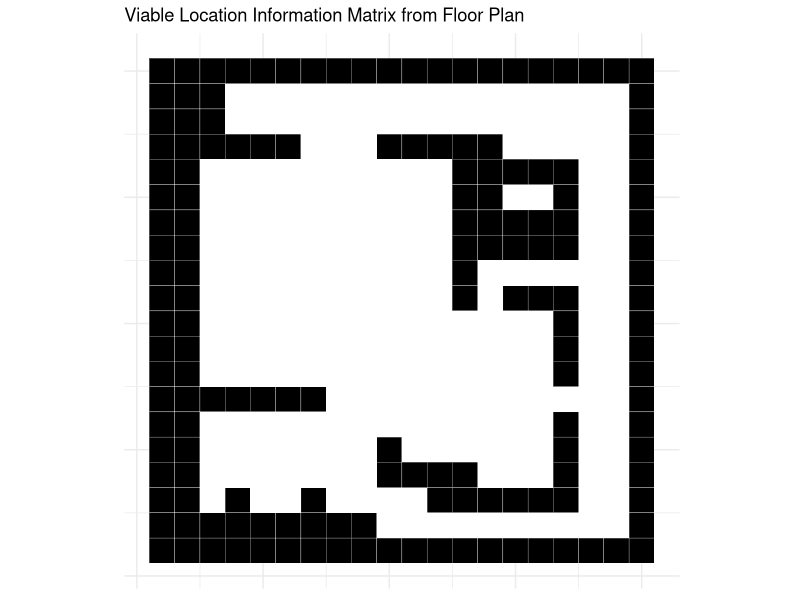
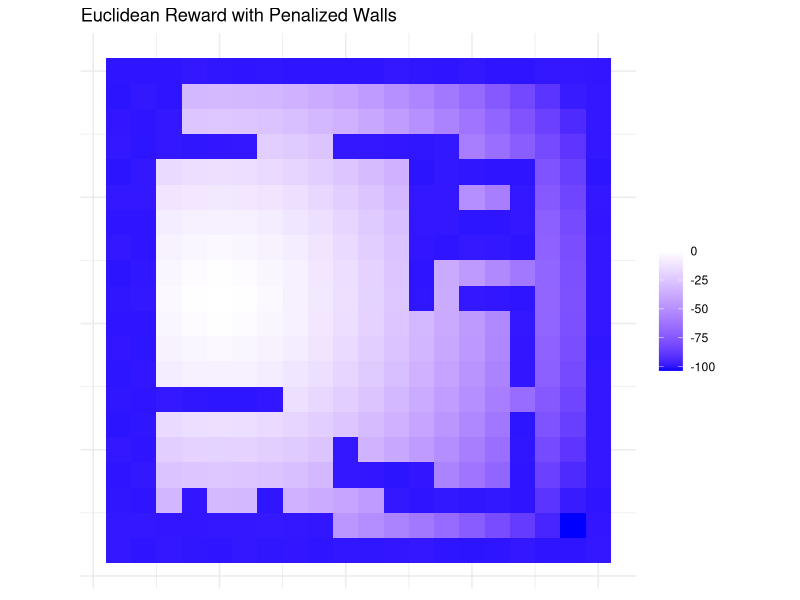

Write R code to recreate these figures, in order.
# test python translate fp matrix reading
getwd()
# state space sizes
c(22*45, 52*52, 20*20)
library(ggplot2)
library(reshape2)
df = read.csv("data/floor_plan_matrix3.csv", header = FALSE)
colnames(df) <- NULL
df_mat = as.matrix(df)

matrix_data_long <- melt(df_mat)
colnames(matrix_data_long) <- c("X1", "X2", "value")

mat_plot = ggplot(matrix_data_long, aes(x=X2, y=rev(X1), fill=factor(value))) + 
  geom_tile(color="white") + 
  scale_fill_manual(values=c("0"="white", "1"="black")) + 
  theme_minimal() + 
  ggtitle("Viable Location Information Matrix from Floor Plan") +
  theme(axis.text.x=element_blank(), axis.text.y=element_blank(), 
        axis.ticks=element_blank(), axis.title.x=element_blank(), 
        axis.title.y=element_blank(), legend.position="none") + 
  coord_fixed()
print(mat_plot)


# initial ideas for rewards system
start_point <- c(10,5)
fuzzy = FALSE
for (i in 1:nrow(df_mat)) {
  for (j in 1:ncol(df_mat)) {
    # calcualte euclidean distance for each cell
    if (df_mat[i, j] == 0) {
      dist <- sqrt((i - start_point[1])^2 + (j - start_point[2])^2)
      # normal pull with mean proporional to negative distance
      if(fuzzy){
        df_mat[i, j] <- rnorm(1, mean = -(dist^(1.2)), sd = 1)
      } # or static pull
      else{
        df_mat[i, j] <- -(dist^(1.65)) 
      }
    }
  }
}
df_mat[df_mat == 1] <- runif(sum(df_mat == 1), min=-100, max=-99)  
df_mat_long <- melt(as.matrix(df_mat))
names(df_mat_long) <- c("X", "Y", "value")
pgrid = ggplot(df_mat_long, aes(Y, rev(X), fill=value)) +
  geom_tile() + ggtitle("Euclidean Reward with Penalized Walls") +
  scale_fill_gradient2(low="blue", high="red", mid="white", midpoint=0) +
  theme_minimal() +
  theme(axis.text.x = element_blank(), axis.text.y = element_blank(),
        axis.ticks = element_blank(), axis.title.x = element_blank(),
        axis.title.y = element_blank(), legend.title = element_blank()) +
  coord_fixed()
print(pgrid)
